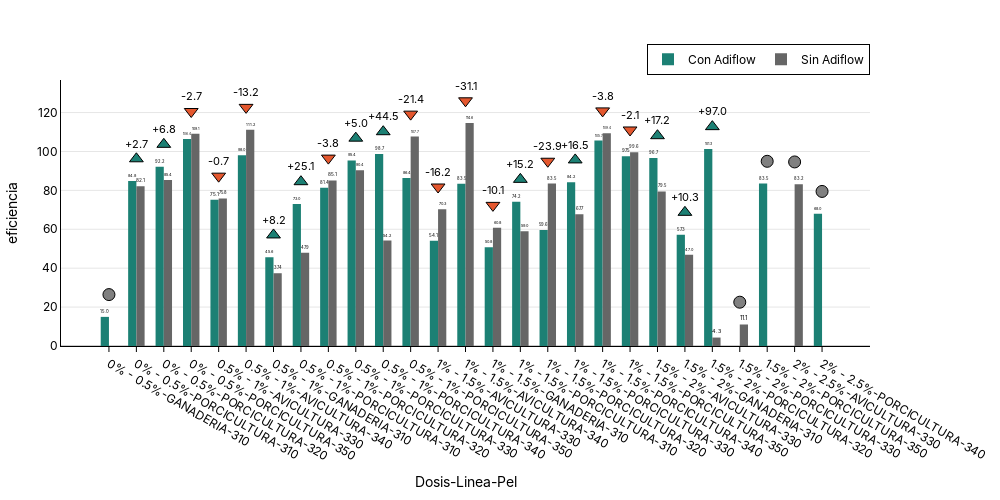

This figure's notebook cell:
### Code cell
data["Dosis-Linea-Pel"] = data['% Agua Dos Segmento Fine'].astype(str)+ '-'+data['Línea zootécnica']+'-'+data["Pellet"].astype(str)
col_dieta_pel = "Dosis-Linea-Pel"

data_by_dieta_data_pel = group_by(df=data, cols=[col_dieta_pel])
cambios_by_dieta_data_ = calcular_cambio_porcentual(data_by_dieta_data_pel, cols=[col_dieta_pel])
cambios_by_dieta_data_ = cambios_by_dieta_data_.dropna()

fig = plot_bar(df=data_by_dieta_data_pel.round(2),
         x_col="Dosis-Linea-Pel",
         y_col="eficiencia",
         group_col="Inclusión adiflow",
         cat_base="Sin Adiflow",
         show_delta=True,
         hover_data_cols=["tot_ton_pel"])
fig.show()
s3.save_plotly_html(fig, "pel_dosis_linea.html")

### Figure 1 — Plotly figure (JSON) as saved in the notebook; plotly's stock layout.template omitted (floating-point values rounded to 4 significant figures)
{"data": [{"customdata": [["0% - 0.5%-GANADERIA-310", "Con Adiflow", "2.99"], ["0% - 0.5%-PORCICULTURA-310", "Con Adiflow", "480.93"], ["0% - 0.5%-PORCICULTURA-320", "Con Adiflow", "376.25"], ["0% - 0.5%-PORCICULTURA-350", "Con Adiflow", "196.77"], ["0.5% - 1%-AVICULTURA-330", "Con Adiflow", "369.06"], ["0.5% - 1%-AVICULTURA-340", "Con Adiflow", "259.96"], ["0.5% - 1%-GANADERIA-310", "Con Adiflow", "5.96"], ["0.5% - 1%-PORCICULTURA-310", "Con Adiflow", "563.29"], ["0.5% - 1%-PORCICULTURA-320", "Con Adiflow", "1841.02"], ["0.5% - 1%-PORCICULTURA-330", "Con Adiflow", "128.64"], ["0.5% - 1%-PORCICULTURA-340", "Con Adiflow", "123.58"], ["0.5% - 1%-PORCICULTURA-350", "Con Adiflow", "617.9"], ["1% - 1.5%-AVICULTURA-330", "Con Adiflow", "176.06"], ["1% - 1.5%-AVICULTURA-340", "Con Adiflow", "44.08"], ["1% - 1.5%-GANADERIA-310", "Con Adiflow", "780.3"], ["1% - 1.5%-PORCICULTURA-310", "Con Adiflow", "140.45"], ["1% - 1.5%-PORCICULTURA-320", "Con Adiflow", "930.81"], ["1% - 1.5%-PORCICULTURA-330", "Con Adiflow", "76.07"], ["1% - 1.5%-PORCICULTURA-340", "Con Adiflow", "422.14"], ["1% - 1.5%-PORCICULTURA-350", "Con Adiflow", "352.77"], ["1.5% - 2%-AVICULTURA-330", "Con Adiflow", "36.66"], ["1.5% - 2%-GANADERIA-310", "Con Adiflow", "150.54"], ["1.5% - 2%-PORCICULTURA-320", "Con Adiflow", "48.69"], ["1.5% - 2%-PORCICULTURA-350", "Con Adiflow", "24.29"], ["2% - 2.5%-PORCICULTURA-340", "Con Adiflow", "3.98"]], "hovertemplate": "<b>Dosis-Linea-Pel:</b> %{customdata[0]}<br><b>eficiencia:</b> %{y:.1f}<br><b>Inclusión adiflow:</b> %{customdata[1]}<br><b>tot_ton_pel:</b> %{customdata[2]}<extra></extra>", "marker": {"color": "#1C8074", "line": {"width": 0}}, "name": "Con Adiflow", "text": [14.97, 84.78, 92.21, 106.4, 75.12, 98.01, 45.63, 73, 81.36, 95.38, 98.7, 86.36, 54.07, 83.46, 50.77, 74.2, 59.58, 84.2, 105.7, 97.52, 96.65, 57.25, 101.3, 83.49, 68], "textposition": "outside", "texttemplate": "%{text:.1f}", "type": "bar", "x": ["0% - 0.5%-GANADERIA-310", "0% - 0.5%-PORCICULTURA-310", "0% - 0.5%-PORCICULTURA-320", "0% - 0.5%-PORCICULTURA-350", "0.5% - 1%-AVICULTURA-330", "0.5% - 1%-AVICULTURA-340", "0.5% - 1%-GANADERIA-310", "0.5% - 1%-PORCICULTURA-310", "0.5% - 1%-PORCICULTURA-320", "0.5% - 1%-PORCICULTURA-330", "0.5% - 1%-PORCICULTURA-340", "0.5% - 1%-PORCICULTURA-350", "1% - 1.5%-AVICULTURA-330", "1% - 1.5%-AVICULTURA-340", "1% - 1.5%-GANADERIA-310", "1% - 1.5%-PORCICULTURA-310", "1% - 1.5%-PORCICULTURA-320", "1% - 1.5%-PORCICULTURA-330", "1% - 1.5%-PORCICULTURA-340", "1% - 1.5%-PORCICULTURA-350", "1.5% - 2%-AVICULTURA-330", "1.5% - 2%-GANADERIA-310", "1.5% - 2%-PORCICULTURA-320", "1.5% - 2%-PORCICULTURA-350", "2% - 2.5%-PORCICULTURA-340"], "y": [14.97, 84.78, 92.21, 106.4, 75.12, 98.01, 45.63, 73, 81.36, 95.38, 98.7, 86.36, 54.07, 83.46, 50.77, 74.2, 59.58, 84.2, 105.7, 97.52, 96.65, 57.25, 101.3, 83.49, 68]}, {"customdata": [["0% - 0.5%-PORCICULTURA-310", "Sin Adiflow", "592.25"], ["0% - 0.5%-PORCICULTURA-320", "Sin Adiflow", "701.4"], ["0% - 0.5%-PORCICULTURA-350", "Sin Adiflow", "256.45"], ["0.5% - 1%-AVICULTURA-330", "Sin Adiflow", "204.94"], ["0.5% - 1%-AVICULTURA-340", "Sin Adiflow", "143.57"], ["0.5% - 1%-GANADERIA-310", "Sin Adiflow", "21.0"], ["0.5% - 1%-PORCICULTURA-310", "Sin Adiflow", "816.34"], ["0.5% - 1%-PORCICULTURA-320", "Sin Adiflow", "1597.87"], ["0.5% - 1%-PORCICULTURA-330", "Sin Adiflow", "238.15"], ["0.5% - 1%-PORCICULTURA-340", "Sin Adiflow", "178.38"], ["0.5% - 1%-PORCICULTURA-350", "Sin Adiflow", "622.68"], ["1% - 1.5%-AVICULTURA-330", "Sin Adiflow", "236.34"], ["1% - 1.5%-AVICULTURA-340", "Sin Adiflow", "71.93"], ["1% - 1.5%-GANADERIA-310", "Sin Adiflow", "438.45"], ["1% - 1.5%-PORCICULTURA-310", "Sin Adiflow", "72.14"], ["1% - 1.5%-PORCICULTURA-320", "Sin Adiflow", "606.06"], ["1% - 1.5%-PORCICULTURA-330", "Sin Adiflow", "8.01"], ["1% - 1.5%-PORCICULTURA-340", "Sin Adiflow", "289.8"], ["1% - 1.5%-PORCICULTURA-350", "Sin Adiflow", "288.91"], ["1.5% - 2%-AVICULTURA-330", "Sin Adiflow", "20.27"], ["1.5% - 2%-GANADERIA-310", "Sin Adiflow", "45.16"], ["1.5% - 2%-PORCICULTURA-320", "Sin Adiflow", "32.51"], ["1.5% - 2%-PORCICULTURA-330", "Sin Adiflow", "24.76"], ["2% - 2.5%-AVICULTURA-330", "Sin Adiflow", "16.22"]], "hovertemplate": "<b>Dosis-Linea-Pel:</b> %{customdata[0]}<br><b>eficiencia:</b> %{y:.1f}<br><b>Inclusión adiflow:</b> %{customdata[1]}<br><b>tot_ton_pel:</b> %{customdata[2]}<extra></extra>", "marker": {"color": "#666666", "line": {"width": 0}}, "name": "Sin Adiflow", "text": [82.06, 85.38, 109.1, 75.85, 111.2, 37.41, 47.93, 85.13, 90.36, 54.18, 107.7, 70.28, 114.6, 60.84, 58.99, 83.52, 67.7, 109.4, 99.59, 79.48, 46.97, 4.34, 11.06, 83.16], "textposition": "outside", "texttemplate": "%{text:.1f}", "type": "bar", "x": ["0% - 0.5%-PORCICULTURA-310", "0% - 0.5%-PORCICULTURA-320", "0% - 0.5%-PORCICULTURA-350", "0.5% - 1%-AVICULTURA-330", "0.5% - 1%-AVICULTURA-340", "0.5% - 1%-GANADERIA-310", "0.5% - 1%-PORCICULTURA-310", "0.5% - 1%-PORCICULTURA-320", "0.5% - 1%-PORCICULTURA-330", "0.5% - 1%-PORCICULTURA-340", "0.5% - 1%-PORCICULTURA-350", "1% - 1.5%-AVICULTURA-330", "1% - 1.5%-AVICULTURA-340", "1% - 1.5%-GANADERIA-310", "1% - 1.5%-PORCICULTURA-310", "1% - 1.5%-PORCICULTURA-320", "1% - 1.5%-PORCICULTURA-330", "1% - 1.5%-PORCICULTURA-340", "1% - 1.5%-PORCICULTURA-350", "1.5% - 2%-AVICULTURA-330", "1.5% - 2%-GANADERIA-310", "1.5% - 2%-PORCICULTURA-320", "1.5% - 2%-PORCICULTURA-330", "2% - 2.5%-AVICULTURA-330"], "y": [82.06, 85.38, 109.1, 75.85, 111.2, 37.41, 47.93, 85.13, 90.36, 54.18, 107.7, 70.28, 114.6, 60.84, 58.99, 83.52, 67.7, 109.4, 99.59, 79.48, 46.97, 4.34, 11.06, 83.16]}, {"hoverinfo": "skip", "marker": {"color": ["gray", "#1C8074", "#1C8074", "#E4572E", "#E4572E", "#E4572E", "#1C8074", "#1C8074", "#E4572E", "#1C8074", "#1C8074", "#E4572E", "#E4572E", "#E4572E", "#E4572E", "#1C8074", "#E4572E", "#1C8074", "#E4572E", "#E4572E", "#1C8074", "#1C8074", "#1C8074", "gray", "gray", "gray", "gray"], "line": {"color": "black", "width": 1}, "size": 12, "symbol": ["circle", "triangle-up", "triangle-up", "triangle-down", "triangle-down", "triangle-down", "triangle-up", "triangle-up", "triangle-down", "triangle-up", "triangle-up", "triangle-down", "triangle-down", "triangle-down", "triangle-down", "triangle-up", "triangle-down", "triangle-up", "triangle-down", "triangle-down", "triangle-up", "triangle-up", "triangle-up", "circle", "circle", "circle", "circle"]}, "mode": "markers+text", "showlegend": false, "text": ["", "+2.7", "+6.8", "-2.7", "-0.7", "-13.2", "+8.2", "+25.1", "-3.8", "+5.0", "+44.5", "-21.4", "-16.2", "-31.1", "-10.1", "+15.2", "-23.9", "+16.5", "-3.8", "-2.1", "+17.2", "+10.3", "+97.0", "", "", "", ""], "textfont": {"color": "black", "size": 11}, "textposition": "top center", "type": "scatter", "x": ["0% - 0.5%-GANADERIA-310", "0% - 0.5%-PORCICULTURA-310", "0% - 0.5%-PORCICULTURA-320", "0% - 0.5%-PORCICULTURA-350", "0.5% - 1%-AVICULTURA-330", "0.5% - 1%-AVICULTURA-340", "0.5% - 1%-GANADERIA-310", "0.5% - 1%-PORCICULTURA-310", "0.5% - 1%-PORCICULTURA-320", "0.5% - 1%-PORCICULTURA-330", "0.5% - 1%-PORCICULTURA-340", "0.5% - 1%-PORCICULTURA-350", "1% - 1.5%-AVICULTURA-330", "1% - 1.5%-AVICULTURA-340", "1% - 1.5%-GANADERIA-310", "1% - 1.5%-PORCICULTURA-310", "1% - 1.5%-PORCICULTURA-320", "1% - 1.5%-PORCICULTURA-330", "1% - 1.5%-PORCICULTURA-340", "1% - 1.5%-PORCICULTURA-350", "1.5% - 2%-AVICULTURA-330", "1.5% - 2%-GANADERIA-310", "1.5% - 2%-PORCICULTURA-320", "1.5% - 2%-PORCICULTURA-330", "1.5% - 2%-PORCICULTURA-350", "2% - 2.5%-AVICULTURA-330", "2% - 2.5%-PORCICULTURA-340"], "y": [26.43, 96.24, 103.7, 120.5, 87.31, 122.7, 57.09, 84.46, 96.59, 106.8, 110.2, 119.2, 81.74, 126.0, 72.3, 85.66, 94.98, 95.66, 120.9, 111.0, 108.1, 68.71, 112.8, 22.52, 94.95, 94.62, 79.46]}], "layout": {"bargap": 0.4, "barmode": "group", "font": {"color": "black", "family": "Inter, Arial, sans-serif"}, "height": 500, "hoverlabel": {"bgcolor": "white", "bordercolor": "black", "font": {"color": "black"}}, "legend": {"bgcolor": "rgba(255,255,255,0.8)", "bordercolor": "black", "borderwidth": 1, "font": {"color": "black"}, "orientation": "h", "title": {"text": ""}, "x": 1, "xanchor": "right", "y": 1.02, "yanchor": "bottom"}, "margin": {"b": 40, "l": 40, "r": 40, "t": 80}, "paper_bgcolor": "rgba(0,0,0,0)", "plot_bgcolor": "rgba(0,0,0,0)", "title": {"font": {"color": "black"}, "text": "<b><b>", "x": 0.5, "xanchor": "center", "y": 0.95, "yanchor": "top"}, "width": 1000, "xaxis": {"categoryarray": ["0% - 0.5%-GANADERIA-310", "0% - 0.5%-PORCICULTURA-310", "0% - 0.5%-PORCICULTURA-320", "0% - 0.5%-PORCICULTURA-350", "0.5% - 1%-AVICULTURA-330", "0.5% - 1%-AVICULTURA-340", "0.5% - 1%-GANADERIA-310", "0.5% - 1%-PORCICULTURA-310", "0.5% - 1%-PORCICULTURA-320", "0.5% - 1%-PORCICULTURA-330", "0.5% - 1%-PORCICULTURA-340", "0.5% - 1%-PORCICULTURA-350", "1% - 1.5%-AVICULTURA-330", "1% - 1.5%-AVICULTURA-340", "1% - 1.5%-GANADERIA-310", "1% - 1.5%-PORCICULTURA-310", "1% - 1.5%-PORCICULTURA-320", "1% - 1.5%-PORCICULTURA-330", "1% - 1.5%-PORCICULTURA-340", "1% - 1.5%-PORCICULTURA-350", "1.5% - 2%-AVICULTURA-330", "1.5% - 2%-GANADERIA-310", "1.5% - 2%-PORCICULTURA-320", "1.5% - 2%-PORCICULTURA-330", "1.5% - 2%-PORCICULTURA-350", "2% - 2.5%-AVICULTURA-330", "2% - 2.5%-PORCICULTURA-340"], "categoryorder": "array", "linecolor": "black", "linewidth": 1, "showline": true, "tickcolor": "black", "tickfont": {"color": "black"}, "ticks": "outside", "title": {"font": {"color": "black"}, "text": "Dosis-Linea-Pel"}}, "yaxis": {"gridcolor": "rgba(0,0,0,0.1)", "linecolor": "black", "linewidth": 1, "showgrid": true, "showline": true, "tickfont": {"color": "black"}, "title": {"font": {"color": "black"}, "text": "eficiencia"}, "zeroline": true, "zerolinecolor": "rgba(0,0,0,0.2)"}}}
